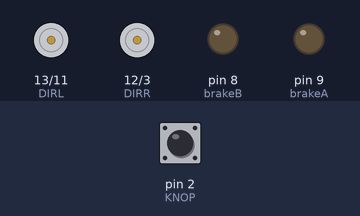
A sketch run on a simulated Arduino Uno, built with avr-gcc and run on an emulated ATmega328P. On the bench: direction and speed pins drawn as motors (green arrow = direction pin HIGH = forward, orange = LOW = backward, longer = more drive), output pins drawn as LEDs (lit = HIGH). The test bench sets the inputs (shaded band); at power-on: pin 2 (KNOP) HIGH. What the sketch prints to the serial monitor is not drawn.

Above: at 1.2 s.
1.3 s: pin 2 (KNOP) pulled LOW for 0.15 s
At 2.6 s:
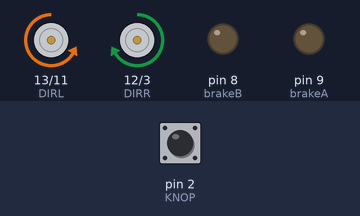
Timing chart, 0 to 4.3 s (numbered marks = the images above; inputs shaded):
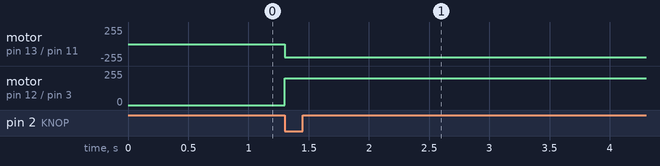

Measured:
- after the input at 1.3 s, motor on pin 13 (DIRL) / pin 11 (PWML): stopped → backward 200/255 at once; motor on pin 12 (DIRR) / pin 3 (PWMR): stopped → forward 200/255 at once

The sketch:

les_5_p21_motorcontroller.ino
```cpp
const int PWML = 11;
const int PWMR = 3;

const int DIRL = 13;
const int DIRR = 12;

const int KNOP = 2;

// to support printf
int my_putc(char c, FILE *t) {
  return Serial.write(c);
}

// the setup routine runs once when you press reset:
void setup() {
  Serial.begin(115200);           // start serial
  fdevopen( &my_putc, 0);        // device 0 (stdout) output naar my_putc()
  pinMode(KNOP,  INPUT_PULLUP);  // knop input & pull-up

  // Break gebruiken we verder niet...
  pinMode( 8, OUTPUT);         // brakeB
  digitalWrite(8, 0);
  pinMode( 9, OUTPUT);         // brakeA
  digitalWrite(9, 0);

  // Rijrichting
  pinMode(DIRL, OUTPUT);
  pinMode(DIRR, OUTPUT);
  digitalWrite(DIRL, 0);  // vooruit
  digitalWrite(DIRR, 0);  // vooruit

  // duty cycle
  analogWrite(PWML, 0);    // uit, 0 of 150..255
  analogWrite(PWMR, 0);    // uit

  printf("Opstarten gereed.\n");
}

void loop() {
  delay(10);

  if (digitalRead(KNOP) == 0) {
    digitalWrite(DIRL, 0);  // vooruit
    digitalWrite(DIRR, 1);  // achteruit
    analogWrite(PWML, 200);
    analogWrite(PWMR, 200);
  }
}
```
